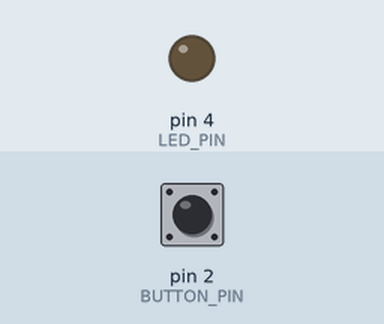
The sketch below on a simulated Arduino Nano, built with avr-gcc and run on an emulated ATmega328P. Shown: output pins drawn as LEDs (lit = HIGH). The test bench sets the inputs (shaded band); at power-on: pin 2 (BUTTON_PIN) HIGH. What the sketch prints to the serial monitor is not drawn.

Above: at 1.2 s.
1.3 s: pin 2 (BUTTON_PIN) pulled LOW for 0.15 s
At 1.38 s:
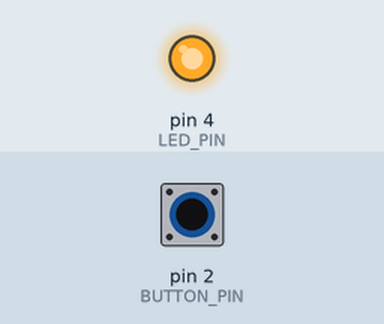
2.9 s: pin 2 (BUTTON_PIN) pulled LOW for 3.2 s
At 7.2 s:
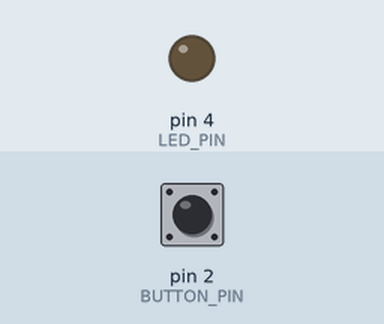
Timing chart, 0 to 8.7 s (numbered marks = the images above; inputs shaded):
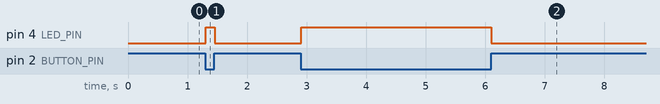

Measured:
- after the input at 1.3 s, pin 4 (LED_PIN): LOW → HIGH at once, → LOW 0.15 s later
- after the input at 2.9 s, pin 4 (LED_PIN): LOW → HIGH at once, → LOW 3.2 s later

The sketch:

DigitalInputPullupButtonLED.ino
```cpp
const int LED_PIN = 4;    // Physical D4 (GPIO 7)
const int BUTTON_PIN = 2; // Physical D2 (GPIO 5)

void setup() {
  Serial.begin(9600);
  pinMode(BUTTON_PIN, INPUT_PULLUP); // HIGH when open, LOW when pressed
  pinMode(LED_PIN, OUTPUT);
}

void loop() {
  int sensorVal = digitalRead(BUTTON_PIN);
  Serial.println(sensorVal);

  if (sensorVal == LOW) {      // Button is pressed
    digitalWrite(LED_PIN, HIGH);
  } else {                     // Button is released
    digitalWrite(LED_PIN, LOW);
  }
}
```
